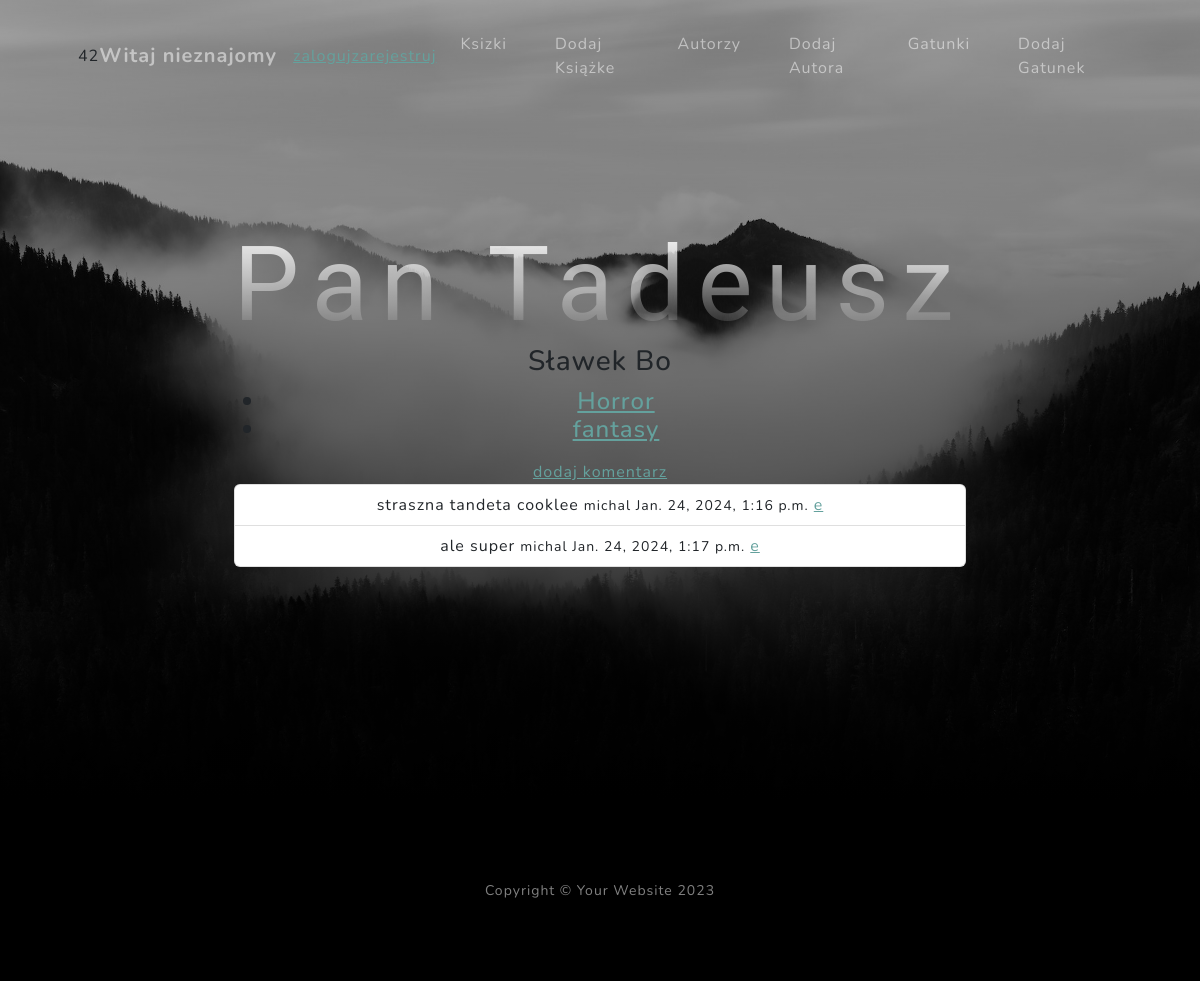
The page /detailBook/2/ on the database its author committed.
### polka/models.py (models this page shows, shortened)
class Book(models.Model):
    title = models.CharField(max_length=50)
    authors = models.ForeignKey(Author, on_delete=models.CASCADE)
    genres = models.ManyToManyField(Genre)

class Author(models.Model):
    first_name = models.CharField(max_length=50)
    last_name = models.CharField(max_length=50)
    def __str__(self):
        return f'{self.first_name} {self.last_name}'

class Genre(models.Model):
    name = models.CharField(max_length=50)
    def get_absolute_url(self):
        return reverse('detail_genre', args=(self.id,))
    def __str__(self):
        return self.name

class Comment(models.Model):
    author = models.ForeignKey(User, on_delete=models.CASCADE)
    book = models.ForeignKey(Book, on_delete=models.CASCADE)
    text = models.TextField()
    created = models.DateTimeField(auto_now_add=True)

### polka/views.py (the view)
# urls.py: path('detailBook/<int:pk>/', views.DetailBookView.as_view(), name='detail_book'),
class DetailBookView(View):
    def get(self, request, pk):
        book = Book.objects.get(pk=pk)
        return render(request, 'detail_book_view.html', {'book': book})

### polka/context_processor.py (called while the page is built)
def jajkon(request):
    return {'xxx':randint(1,100)}

### templates/detail_book_view.html
{% extends 'index.html' %}
{% block zawartosc %}
    <h1>{{ book.title }}</h1>
    <h3> {{ book.authors }}</h3>
    <h4>
    {% include 'list.html' with object_list=book.genres.all %}
    </h4>
    <a href="{% url 'add_comment' book.id %}">dodaj komentarz</a>
    <ul class="list-group">
        {% for comment in book.comment_set.all %}
            <li class="list-group-item"> {{ comment.text }} <small>{{ comment.author.username }} {{ comment.created }}</small>
            <a href="{% url 'edit_comment' comment.id %}">e</a>
            </li>
        {% endfor %}
    </ul>
{% endblock %}

### templates/list.html
<ul>
    {% for obj in object_list %}
        <li><a href="{{ obj.get_absolute_url }}"> {{ obj }}</a></li>
    {% endfor %}
</ul>

### rows shown on the page
Book: title "Pan Tadeusz", authors "Sławek Bo"
Genre: name "Horror"
Genre: name "fantasy"
Comment: text "straszna tandeta cooklee", author.username "michal", created "Jan. 24, 2024, 1:16 p.m."
Comment: text "ale super", author.username "michal", created "Jan. 24, 2024, 1:17 p.m."
